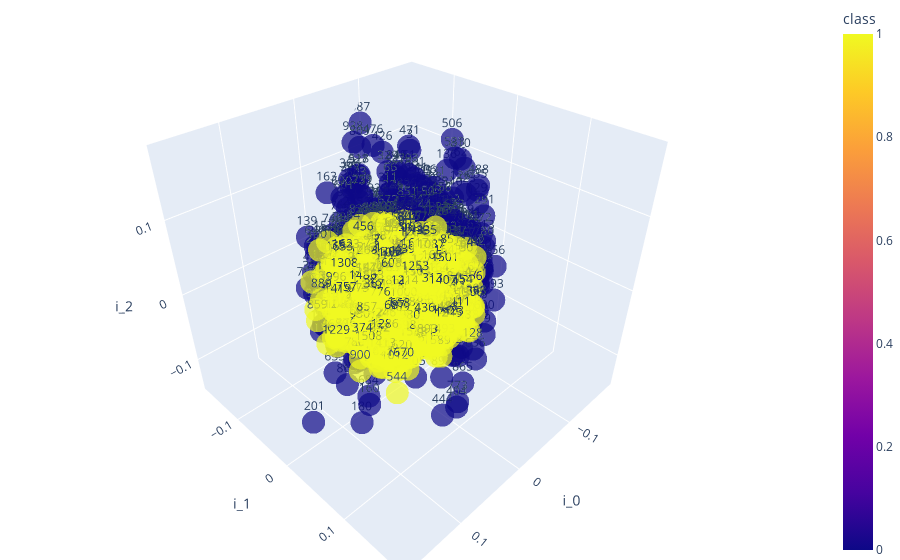

The notebook cell this image was saved under:
### Markdown cell above
# RESULT VISUALIZE

### Code cell
import plotly.express as px
data = pd.read_csv('re1_result_vector.csv')
fig = px.scatter_3d(data, x='i_0', y='i_1', z='i_2',
                    color='class',
                    # symbol='class',
                    # size='class',
                    # size_max=1,
                    opacity=0.7,
                    text='idx'
                    )

fig.update_layout(margin=dict(l=0, r=0, b=0, t=0))  ## tight layout
# fig.show()

### Figure 1 — Plotly figure (JSON) as saved in the notebook; plotly's stock layout.template omitted (floating-point values rounded to 4 significant figures; data arrays with more than 128 entries replaced by an {"elided": "..."} marker saying what was removed)
{"data": [{"hovertemplate": "i_0=%{x}<br>i_1=%{y}<br>i_2=%{z}<br>idx=%{text}<br>class=%{marker.color}<extra></extra>", "legendgroup": "", "marker": {"color": {"elided": "2625 int values"}, "coloraxis": "coloraxis", "opacity": 0.7, "symbol": "circle"}, "mode": "markers+text", "name": "", "scene": "scene", "showlegend": false, "text": {"elided": "2625 float values"}, "x": {"elided": "2625 float values"}, "y": {"elided": "2625 float values"}, "z": {"elided": "2625 float values"}, "type": "scatter3d"}], "layout": {"scene": {"domain": {"x": [0.0, 1.0], "y": [0.0, 1.0]}, "xaxis": {"title": {"text": "i_0"}}, "yaxis": {"title": {"text": "i_1"}}, "zaxis": {"title": {"text": "i_2"}}}, "coloraxis": {"colorbar": {"title": {"text": "class"}}, "colorscale": [[0.0, "#0d0887"], [0.1111, "#46039f"], [0.2222, "#7201a8"], [0.3333, "#9c179e"], [0.4444, "#bd3786"], [0.5556, "#d8576b"], [0.6667, "#ed7953"], [0.7778, "#fb9f3a"], [0.8889, "#fdca26"], [1.0, "#f0f921"]]}, "legend": {"tracegroupgap": 0}, "margin": {"t": 0, "l": 0, "r": 0, "b": 0}}}
